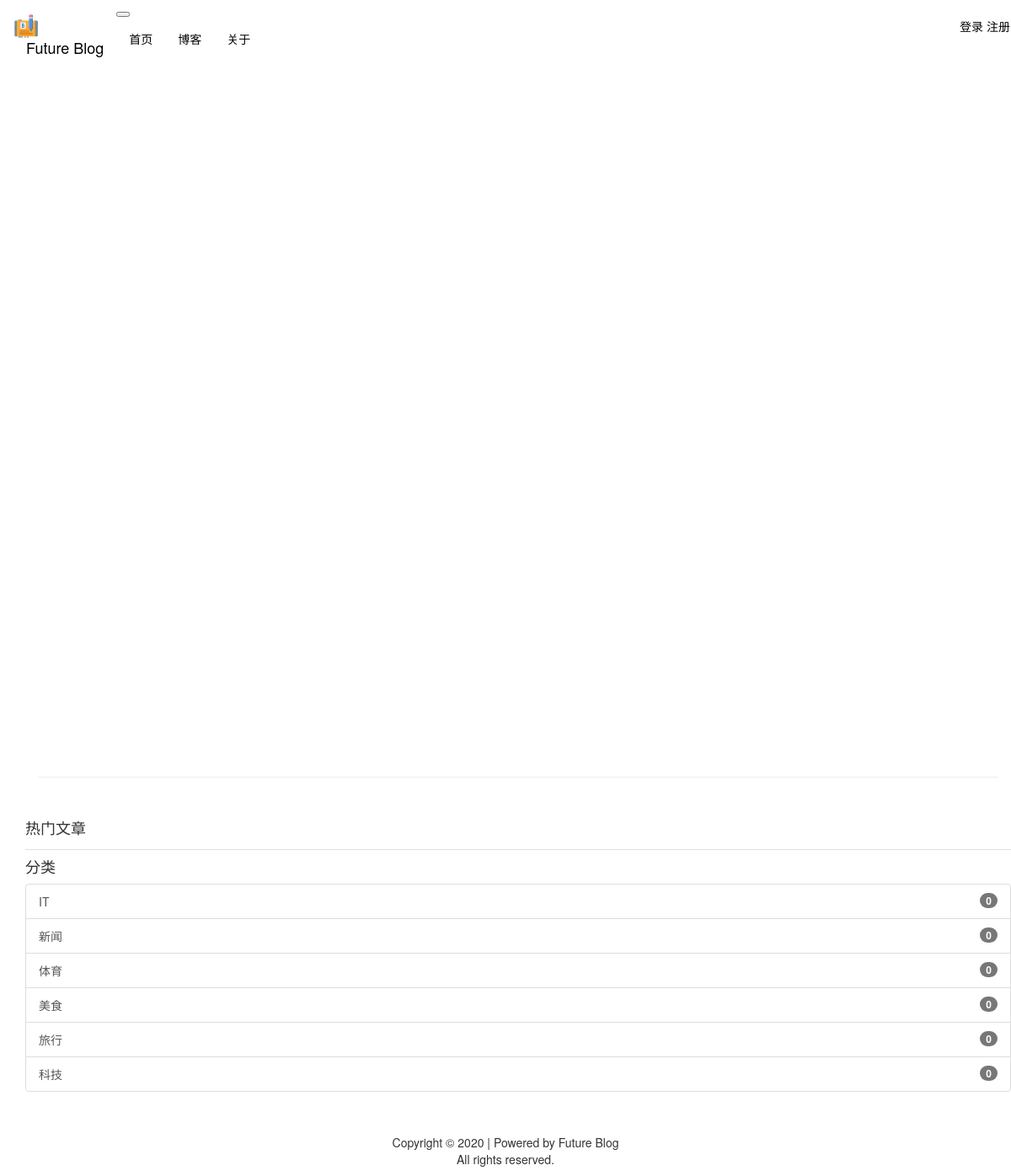
The page / on the database its author committed.
### app/main/models.py (models this page shows, shortened)
class Category(db.Model):
    __tablename__ = 'categories'
    id = db.Column(db.Integer, primary_key=True)
    name = db.Column(db.String(64), unique=True)
    posts = db.relationship('Post', backref='categories', lazy='dynamic')

### app/main/views.py (the view)
@main.route('/')
def index():
    categories = Category.query.all()
    chats = Chat.query.all()
    unread = []
    posts = Post.query.order_by(Post.read_by.desc()).all()
    posts = posts[:5]
    u = current_user._get_current_object()
    for chat in chats:
        if chat.reciver == u:
            unread.append(chat)
    return render_template('index.html', categories=categories, unread=unread, posts=posts)

### app/main/__init__.py (called while the page is built)
@main.app_context_processor
def inject_permissions():
    return dict(Permission=Permission)

### blog.py (called while the page is built)
@app.before_request
def before_request():
    if current_user.is_authenticated:
        current_user.ping()

### app/templates/index.html (shortened to what this page needs)
{% extends "base.html" %}
{% block page_content %}
<br>
<hr><br>
<div class="row">
  <div class="col-9">
    <h4>热门文章</h4>
    <div class="col-10">
    {% include '_posts.html' %}
    </div>
  </div>
  <div class="col-3">
    <h4>分类</h4>
    <ul class="list-group {% if current_user.dark_theme %}bg-warning text-white{% else %}bg-white text-dark{% endif %}">
      {% for category in categories %}
      <a class="list-group-item {% if current_user.dark_theme %}bg-dark text-white{% else %}bg-white text-dark{% endif %} d-flex justify-content-between align-items-center" href="/category/{{ category.id }}/">
        {{ category.name }}
        <span class="badge badge-primary badge-pill">{{ category.posts.count() }}</span>
      </a>
      {% endfor %}
    </ul>
  </div>
</div>
<br>
{% endblock %}

### rows shown on the page
Category: name "IT", posts.count "0"
Category: name "新闻", posts.count "0"
Category: name "体育", posts.count "0"
Category: name "美食", posts.count "0"
Category: name "旅行", posts.count "0"
Category: name "科技", posts.count "0"
